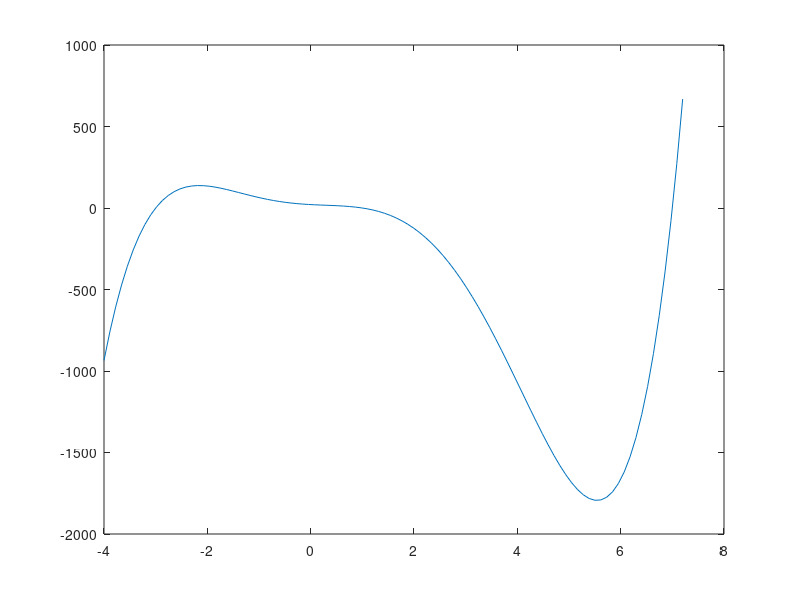

The MATLAB script that drew this image:
disp("a)")
x_range = linspace(-4, 7.2, 100);
p = @(x) x.^5 -5.*x.^4 -16.*x.^3 + 16.*x.^2 - 17.*x + 21;
plot(x_range, p(x_range))
disp("poly");
p_coefs = [1, -5, -16, 16, -17, 21]
disp("b)")
disp(p(-2.5))
disp("c)")
disp(roots(p_coefs))